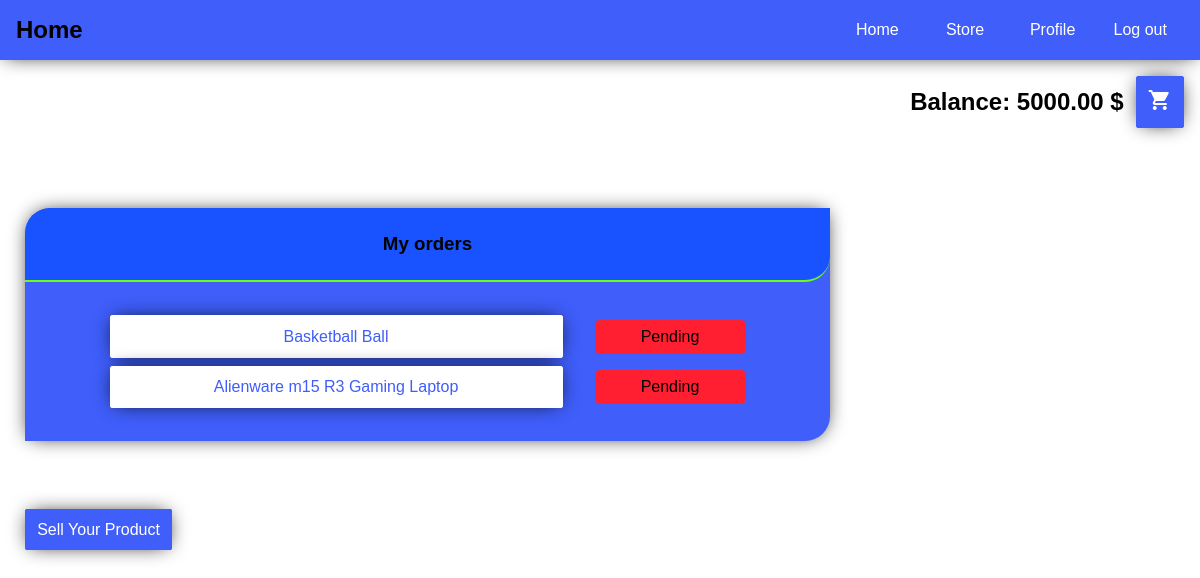
The page /ecommerce/ (signed in) on the database its author committed.
### user/models.py (models this page shows, shortened)
class User(AbstractUser):
    username = models.CharField(max_length=30, unique=True)
    email = models.EmailField(max_length=60, unique=True)
    balance = models.DecimalField(default=0, max_digits=10, decimal_places=2, validators=[MinValueValidator(Decimal('0'))])
    first_name = models.CharField(max_length=60, null=True, blank=True)
    last_name = models.CharField(max_length=60, null=True, blank=True)
    is_admin = models.BooleanField(default=False)
    is_active = models.BooleanField(default=True)
    is_staff = models.BooleanField(default=False)
    is_superuser = models.BooleanField(default=False)
    date_joined = models.DateTimeField(auto_now_add=True)
    last_login = models.DateTimeField(auto_now=True)
    ACCOUNT_TYPE_CHOICES = [
        ('Premium', 'premium'),
        ('Default', 'default')
    ]
    account_type = models.CharField(max_length=20, choices=ACCOUNT_TYPE_CHOICES, default='default')
    USERNAME_FIELD = 'username'
    objects = UserManager()

### ecommerce/models.py (models this page shows, shortened)
class Order(models.Model):
    item = models.ForeignKey(to='Item', on_delete=models.CASCADE)
    cart = models.ForeignKey(to='Cart', on_delete=models.CASCADE)
    user = models.ForeignKey(to=User, on_delete=models.DO_NOTHING)
    price = models.DecimalField(default=0, max_digits=10, decimal_places=2,
                                validators=[MinValueValidator(Decimal('0'))])
    ordered = models.DateTimeField(auto_now_add=True)
    StatusChoices = [
        ('Pending', 'pending'),
        ('Shipped', 'shipped'),
        ('Delivered', 'delivered')
    ]
    status = models.CharField(choices=StatusChoices, max_length=30, default='Pending')

class Item(models.Model):
    name = models.CharField(max_length=200)
    tag = models.ManyToManyField(to='Tag')
    user = models.ForeignKey(to=User, on_delete=models.DO_NOTHING)
    quantity = models.PositiveIntegerField(default=1)
    available = models.BooleanField(default=True)
    price = models.DecimalField(default=0, max_digits=10, decimal_places=2,
                                validators=[MinValueValidator(Decimal('0'))])
    def __str__(self) -> str:
        return self.name

### ecommerce/views.py (the view)
# urls.py: path('', HomeView.as_view(), name='home'),
@method_decorator(login_required, name='dispatch')
class HomeView(View):
    template_name = 'ecommerce/home.html'
    def get(self, request, *args, **kwargs) -> 'HttpResponse':
        user = request.user
        orders = user.order_set.all()
        return render(request, self.template_name, {
            'user': user,
            'orders': orders
        })

### templates/ecommerce/home.html (shortened to what this page needs)
{% extends 'ecommerce/base.html' %}
{% block current_page %}
    Home
{% endblock %}
{% block page-content %}
    <div class="card large" style="min-width: 350px">
        <header>
            <h3>My orders</h3>
        </header>
        <section>
            <ul class="orders">
                {% for order in orders %}
                    <li>
                        <a href="{% url 'ecommerce:order' order.pk %}" class="btn btn-white">
                            {{ order.item }}
                        </a>
                        <span class="order-status {{ order.status|lower }}">{{ order.status }}</span>
                    </li>
                {% endfor %}
            </ul>
        </section>
    </div>
    <div style="margin-top: 5em;">
        <a class="btn" href="{% url 'ecommerce:create_item' %}">Sell Your Product</a>
    </div>
{% endblock %}

### templates/ecommerce/base.html (shortened to what this page needs)
{% extends 'base.html' %}
{% block navigation %}
    <nav class="navbar">
        <h2 class="nav-current-page">
            {% block current_page %}
            {% endblock %}
        </h2>
        <ul class="nav-links">
            <li>
                <a href="{% url 'ecommerce:home' %}">Home</a>
            </li>
            <li>
                <a href="{% url 'ecommerce:store' %}">Store</a>
            </li>
            <li>
                <a href="{% url 'ecommerce:profile' %}">Profile</a>
            </li>
            <li>
                <a href="{% url 'user:logout' %}" class="logout-link">Log out</a>
            </li>
        </ul>
    </nav>
    <div style="flex-direction: row-reverse; justify-content: right; margin-right: 1em; margin-top: 1em; display: flex">
        <a href="{% url 'ecommerce:cart' user.cart_set.last.id %}" class="btn"><span class="material-icons">
</span></a>
        <h2 style="margin: auto 0.5em auto 0; display: inline-block;">Balance: {{ user.balance }} $</h2>
    </div>
{% endblock %}
{% block content %}
    <div class="page-wrapper">
        {% block page-content %}
        {% endblock %}
    </div>
{% endblock %}

### static/main.css (style rules this page uses)
:root { --blue: #3f5efa; --dark-blue: #1953ff; --lime: #6aff0e; --graphite: #242121; --green: #19b501; --red: #ff1f31; --orange: #f8a00a; }
* { margin: 0; padding: 0; }
body { font-family: Consolas, Arial, sans-serif; }
a { text-decoration: none; cursor: pointer; color: black; }
.btn { padding: 0.7em; box-sizing: border-box; box-shadow: 0 0 20px -5px black; background-color: var(--blue); border: 1px solid var(--blue); border-radius: 2px; cursor: pointer; color: white; }
.btn-white { background-color: white; color: var(--blue); border-color: white; }
.page-wrapper { margin: 5em 25px; }
.orders { list-style: none; }
.orders li { display: grid; margin: 0.5em 0; grid-template-columns: 60% 20%; justify-content: center; grid-column-gap: 2em; }
.orders a { margin: auto 0; display: inline-block; }
.order-status { display: inline-block; padding: 0.5em; margin: auto 0; box-sizing: border-box; border-radius: 5px; }
.pending { background-color: var(--red); }

### static/components/navbar.css (style rules this page uses)
.navbar { display: flex; justify-content: space-between; box-sizing: border-box; box-shadow: 0 0 20px -5px black; width: 100%; padding: 1em; background-color: var(--blue); min-height: 60px; }
.nav-current-page { flex: 7; }
.nav-links { display: flex; flex: 3; }
.nav-links li { display: flex; list-style: none; flex: 1; justify-content: center; text-align: center; }
.nav-links a { display: inline-block; margin: auto 0; color: white; }

### static/components/card.css (style rules this page uses)
.card { background-color: var(--blue); border-bottom-right-radius: 25px; border-top-left-radius: 25px; box-sizing: border-box; text-align: center; overflow: hidden; box-shadow: 0 0 20px -5px black; }
.card > header { position: relative; border-top-left-radius: 25px; border-bottom-right-radius: 25px; border-bottom: 2px solid var(--lime); padding: 25px; box-sizing: border-box; top: 0; left: 0; background-color: var(--dark-blue); }
.card > section { border-top-left-radius: 25px; border-bottom-right-radius: 25px; padding: 25px; box-sizing: border-box; }
.large { width: 70%; min-width: 350px }

### rows shown on the page
User: balance "5000.00"
Order: item "Basketball Ball", status "Pending"
Order: item "Alienware m15 R3 Gaming Laptop", status "Pending"
